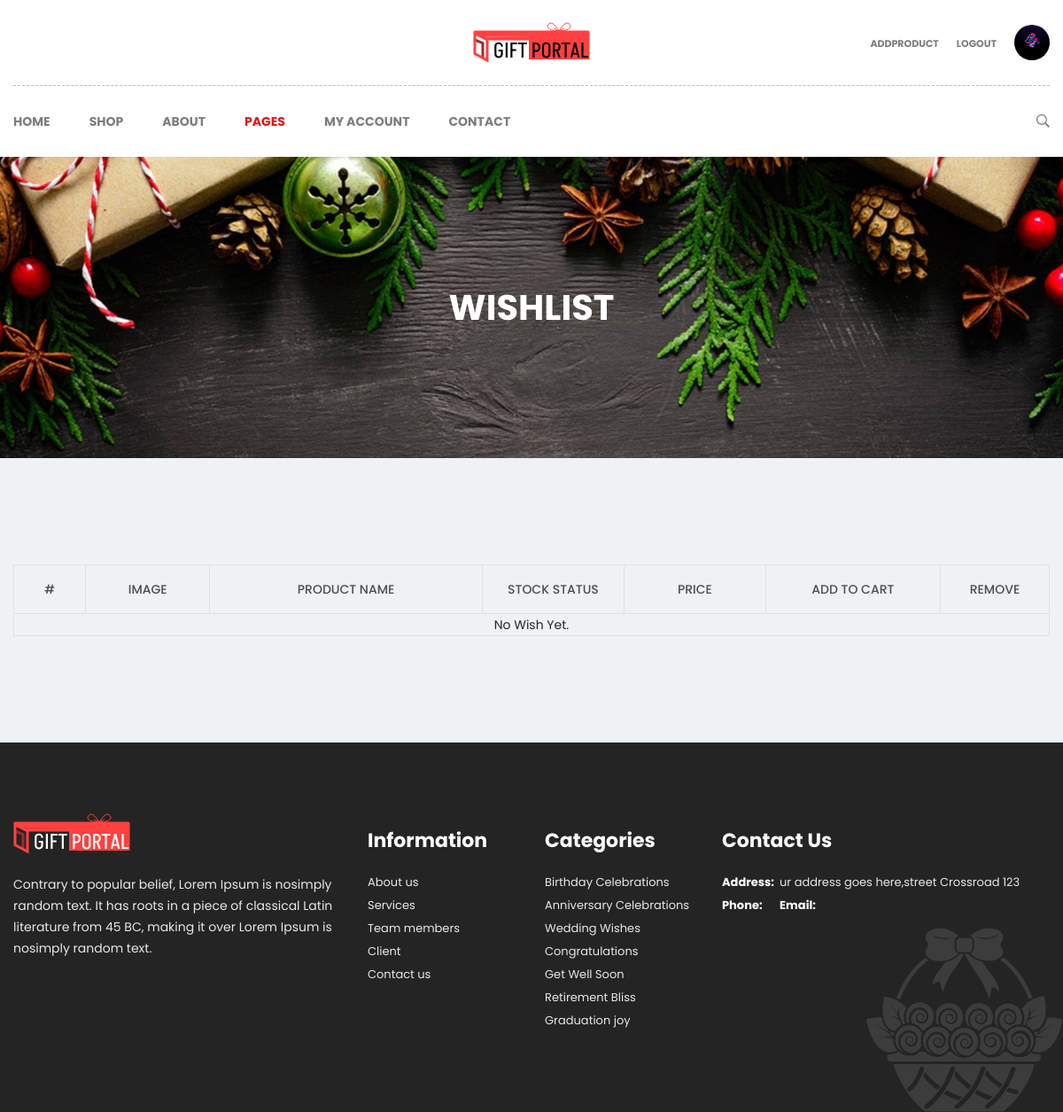
Before: /wishlist (signed in) with the older database file.
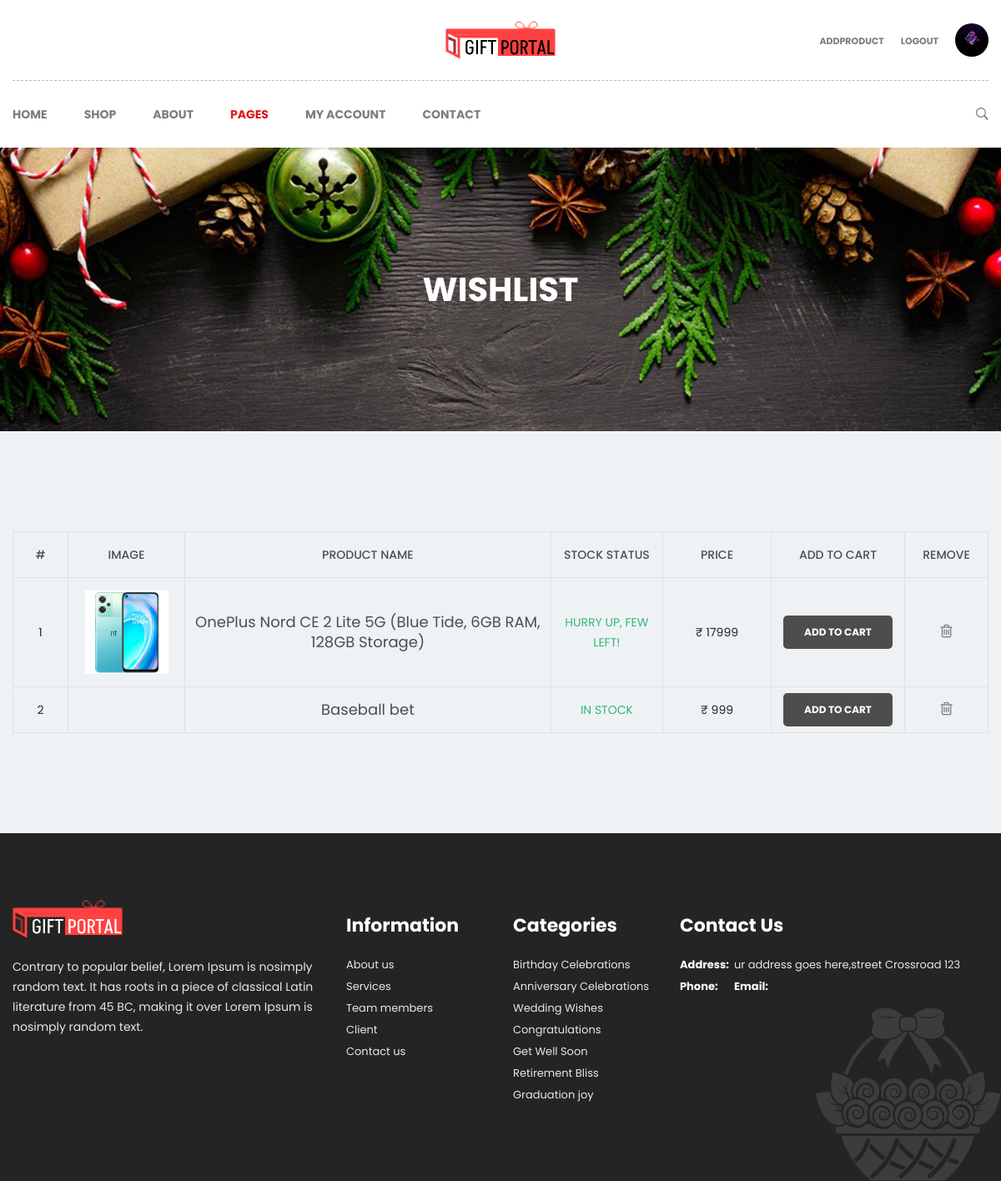
After: the same page with the newer database file.
### giftapp/models.py (models this page shows, shortened)
class wishlist(models.Model):
    u_id = models.ForeignKey(usertable, on_delete=models.CASCADE)
    p_id = models.ForeignKey(producttable, on_delete=models.CASCADE)
    created_at = models.DateTimeField(auto_now_add=True)

class producttable(models.Model):
    catid = models.ForeignKey(categorytable, on_delete=models.CASCADE)
    stockist_id = models.ForeignKey(usertable, on_delete=models.CASCADE)
    p_name=models.CharField(max_length=15)
    p_description=models.CharField(max_length=25)
    p_image=models.ImageField()
    p_quantity=models.IntegerField()
    p_price=models.BigIntegerField()
    p_status=models.IntegerField(choices=PRODUCT_STATUS, default=0)

### giftapp/views.py (the view)
# urls.py: path("wishlist", views.wishList, name="wishlist"),
def wishList(request):
    dataOfWish = wishlist.objects.filter(u_id=request.session.get('u_id'))
    return render(request, "wishlist.html", {'data':dataOfWish})

### giftapp/context_processors.py (called while the page is built)
def user_data(request):
    user_id = request.session.get('u_id')
    seller=False
    user_data = None
    if user_id:
        try:
            user_data = usertable.objects.get(id=user_id)
            if user_data.u_type=="seller":
                seller=True
        except usertable.DoesNotExist:
            pass
    return {'user_data': user_data,
            'seller':seller}

### giftapp/templates/wishlist.html (shortened to what this page needs)
<!doctype html>
{% load static %}
<html class="no-js" lang="en">
    <head>
        <link rel="stylesheet" href="{% static 'css/bootstrap.min.css' %}" />
        <link rel="stylesheet" href="{% static 'css/font-awesome.min.css' %}" />
        <link rel="stylesheet" href="{% static 'css/ionicons.min.css' %}" />
        <link rel="stylesheet" href="{% static 'css/plugins.css' %}" />
        <link rel="stylesheet" href="{% static "style.css" %}" />
    </head>
<body>
<div id="main-wrapper" class="section">
    {% include 'includes/header.html' %}
    <div class="page-banner-section section" style="background-image: url({% static "img/bg/page-banner.jpg" %})">
        <div class="container">
            <div class="row">
                <div class="page-title text-center col">
                    <h1>Wishlist</h1>
                </div>
            </div>
        </div>
    </div>
    <div class="wishlist-section section pt-120 pb-90">
        <div class="container">
            <div class="row">
                <div class="col-12">
                    <div class="table-responsive mb-30">
                        <table class="table cart-table text-center">
                            <thead>
                                <tr>
                                    <th class="number">#</th>
                                    <th class="image">image</th>
                                    <th class="name">product name</th>
                                    <th class="qty">stock status</th>
                                    <th class="price">price</th>
                                    <th class="total">add to cart</th>
                                    <th class="remove">remove</th>
                                </tr>
                            </thead>
                            <tbody>
                                {%if data%}
                                {% for wishData in data %}
                                    <tr>
                                    <td><span class="cart-number">{{forloop.counter}}</span></td>
                                    <td><a href="product-details/{{wishData.p_id.id}}" class="cart-pro-image"><img src="/media/{{wishData.p_id.p_image}}" alt="" /></a></td>
                                    <td><a href="product-details/{{wishData.p_id.id}}" class="cart-pro-title">{{wishData.p_id.p_name}}</a></td>
                                    <td><p class="stock in-stock">
                                        {% if wishData.p_id.p_quantity <= 0 %}
                                            not in stock
                                        {%elif wishData.p_id.p_quantity <= 15 %}
                                            hurry up, few left!
                                        {%else%}
                                            in stock
                                        {% endif %}
                                    </p></td>
                                    <td><p class="cart-pro-price">₹ {{wishData.p_id.p_price}}</p></td>
                                    <td><button class="wl-add-cart-btn">add to cart</button></td>
                                    <td>
                                        <a href="deletewishlistitem/{{wishData.id}}">
                                            <button class="cart-pro-remove"><i class="fa fa-trash-o"></i></button>
                                        </a>
                                    </td>
                                </tr>
                                {% endfor %}
                                {%else%}
                                <tr>
                                    <td colspan="7">No Wish Yet.</td>
                                </tr>
                                {%endif%}
                            </tbody>
                        </table>
                    </div>
                </div>
            </div>
        </div>
    </div>
    {% include 'includes/footer.html' %}
</div>
</body>
</html>

Changed rows visible on the page:
added wishlist: p_id.p_image (picture), p_id.p_name "OnePlus Nord CE 2 Lite 5G (Blue Tide, 6GB RAM, 128GB Storage)", shows "HURRY UP, FEW LEFT!", p_id.p_price "17999"
added wishlist: p_id.p_name "Baseball bet", shows "IN STOCK", p_id.p_price "999"
Other visible differences:
text no longer shown: "No Wish Yet."
